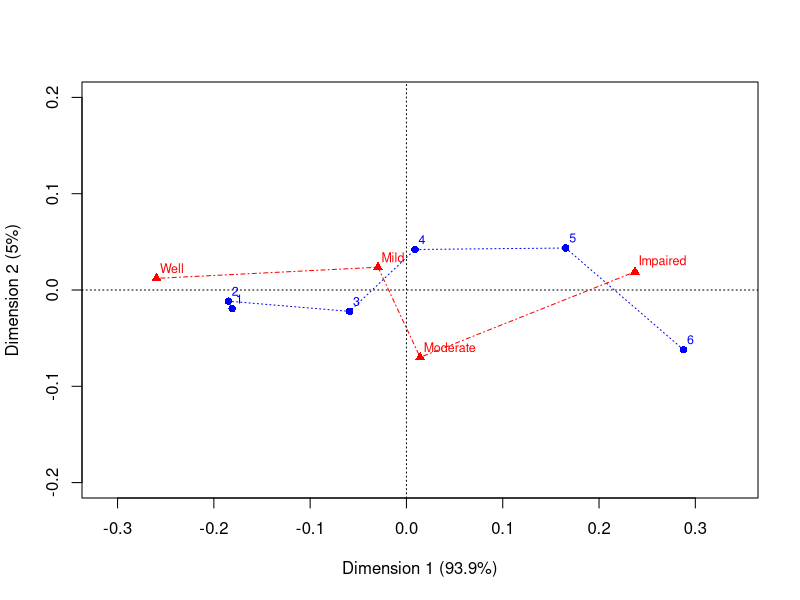

The R script that drew this image:
setwd("//media//kswada//MyFiles//R//mental")

packages <- c("dplyr", "vcd", "MASS", "ca", "vcdExtra")
purrr::walk(packages, library, character.only = TRUE, warn.conflicts = FALSE)



# ------------------------------------------------------------------------------
# data:  Mental
# ------------------------------------------------------------------------------
data("Mental", package = "vcdExtra")

data <- Mental

data

tab <- xtabs(Freq ~ ses + mental, data = Mental)

tab



# ------------------------------------------------------------------------------
# Principal inertia
# ------------------------------------------------------------------------------
# By default, ca() produces a 2-dimensional solution
( mental.ca <- ca::ca(tab) )


# Nearly 99% of the Pearson chi-square for association (= Principal inertias) is accounted for by 2 dimensions,
# with most of that attributed to the 1st dimension.
summary(mental.ca)



# The Pearson chi-square for this table is 45.985 = total inertia (the sum of eigenvalues(0.277)) * n (1660)
chisq.test(tab)



# Complete, exact solution would have M = min((I-1)(J-1)) = 15 dimensions, and you could obtain this using the argument nd = 15
( mental.ca_comp <- ca::ca(tab, nd = 15) )



# ------------------------------------------------------------------------------
# Standard coordinates
#  - rescaling of the principal coordinates to unit inertia along each axis
#  - Standard coordinates differ from the principal coordinates simply by the absence of the scaling factors
#  - An asymmetric map shows one se of points in principal coordinates (say, the rows) in principal coordinates and the other set in standard coordinates
#
# Demonstrate orthogonality of std coordinates
# ------------------------------------------------------------------------------

# Standard coordinates Phi and Gamma
( Phi <- mental.ca$rowcoord )
( Gamma <- mental.ca$colcoord )


( Dr <- diag(mental.ca$rowmass) )
zapsmall(t(Phi) %*% Dr %*% Phi)

( Dc <- diag(mental.ca$colmass) )
zapsmall(t(Gamma) %*% Dc %*% Gamma)




# ------------------------------------------------------------------------------
# Visualize pattern of associations by plotting CA scores in 2D
# ------------------------------------------------------------------------------
# Standard coordinates are transformed internally within the plot function according to the map argument: default to map = "symmetric",
# giving principal coordinates

# asp = 1:  2 axes are scaled so that the number of data units per inch are the same for both the horizontal and vertical axes.
# It is useful to connect the row points and the column points by lines, to emphasie the pattern of these ordered variables
graphics.off();  par(mfrow=c(1,1), asp = 1)
res <- plot(mental.ca, ylim = c(-.2, .2))

lines(res$rows, col = "blue", lty = 3)
lines(res$cols, col = "red", lty = 4)


res



# -->
# It is important for interpretation of distances between points (and angles between vectors) for the axes to be equated.
# (this is symmetic map, so the distances between row points and distances between column points are meaningful)

# The plot of teh CA scores that diagnostic mental health categories are well-aligned with Dimension 1.
# The mental health scores are approximately equally spaced, except that the two intermediate categories are a bit closer on this dimension than the extremes.

# The SES categories are also aligned with Dimension 1, and approximately equally spaced, with the exception of the highest two SES categories,
# whose profiles are extremely similar, suggesting that these two categories could be collapsed.

# Because both row and column categories have the same pattern on Dimension 1,
# We may interpret the plot as showing that the profiles of both variables are ordered, and their relation can be explained as a positive association
# between high parenets' SES and higher mental health status of children.

# A mosaic display of these data would show a characteristic opposite corner pattern of association.
